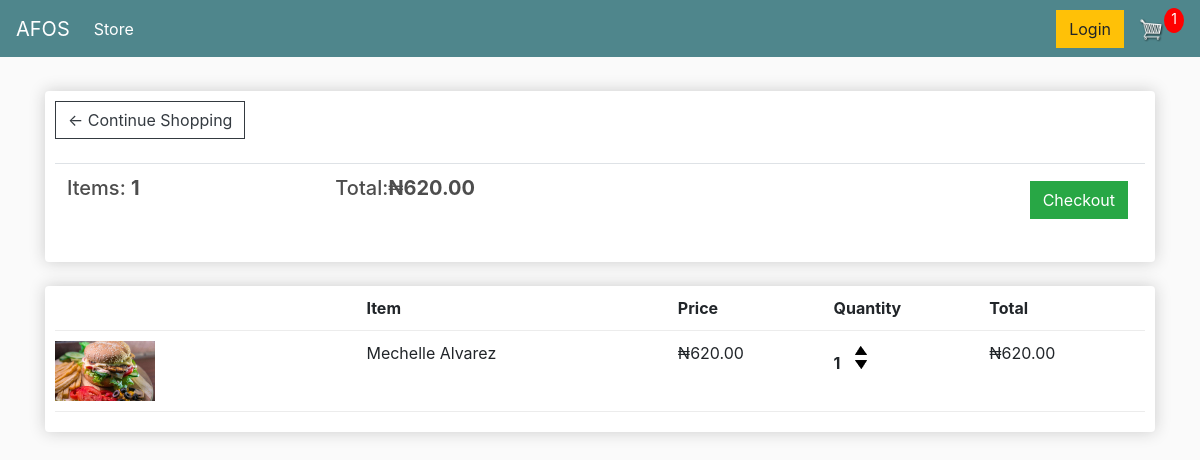
The page /cart/ (signed in) on the database as committed earlier.
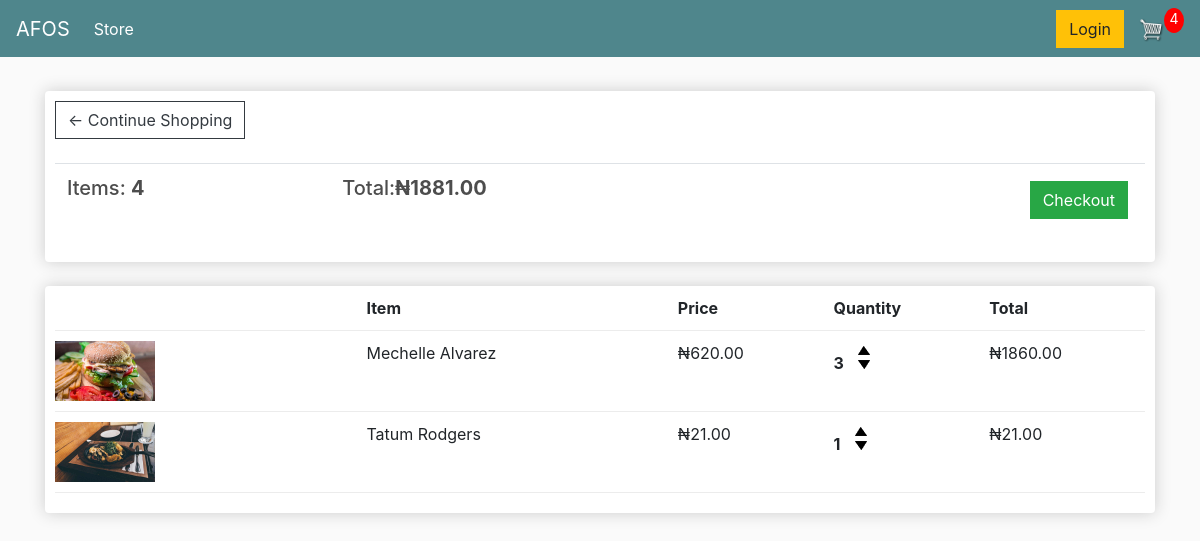
The same page on the database as committed later.
### customer/models.py (models this page shows, shortened)
class Order(models.Model):
    customer = models.ForeignKey(Customer, on_delete=models.SET_NULL, null=True, blank=True)
    date_ordered = models.DateTimeField(auto_now_add=True)
    complete = models.BooleanField(default=False)
    transaction_id = models.CharField(max_length=100, null=True)
    @property
    def get_cart_total(self):
        orderitems = self.orderitem_set.all()
        total = sum([item.get_total for item in orderitems])
        return total
    @property
    def get_cart_items(self):
        orderitems = self.orderitem_set.all()
        total = sum([item.quantity  for item in orderitems])
        return total

class OrderItem(models.Model):
    product = models.ForeignKey(Product, on_delete=models.SET_NULL, null=True)
    order = models.ForeignKey(Order, on_delete=models.SET_NULL, null=True)
    quantity = models.IntegerField(default=0, null=True, blank=True)
    date_added = models.DateTimeField(auto_now_add=True)
    @property
    def get_total(self):
        total = self.product.price * self.quantity
        return total

class Product(models.Model):
    name = models.CharField(max_length=200)
    price = models.DecimalField(max_digits=10, decimal_places=2)
    image = models.ImageField(null=True, blank=True)
    @property
    def imageURL(self):
        try:
            url = self.image.url
        except:
            url = ''
        return url

### customer/views.py (the view, shortened to what this page needs)
# urls.py: path('cart/', views.cart, name="cart"),
def cart(request):
    if request.user.is_authenticated:
        customer = request.user.customer
        order, created = Order.objects.get_or_create(customer=customer, complete=False)
        items = order.orderitem_set.all()
        cartItems = order.get_cart_items
    context = {'items':items, 'order':order, 'cartItems':cartItems}
    return render(request, 'customer/cart.html', context)

### customer/templates/customer/cart.html
{% extends 'customer/main.html' %} {% load static %} {% block content %}
<div class="row">
  <div class="col-lg-12">
    <div class="box-element">
      <a class="btn btn-outline-dark" href="{% url 'store' %}">&#x2190; Continue Shopping</a>
      <br>
      <br>
      <table class="table">
        <tr>
          <th>
            <h5>Items: <strong>{{order.get_cart_items}}</strong></h5>
          </th>
          <th>
            <h5>Total:<strong>₦{{order.get_cart_total|floatformat:2}}</strong></h5>
          </th>
          <th>
            <a style="float:right; margin:5px;" class="btn btn-success" href="{% url 'checkout' %}">Checkout</a>
          </th>
        </tr>
      </table>
    </div>
    <br>
    <div class="box-element">
      <div class="cart-row">
        <div style="flex:2"></div>
        <div style="flex:2"><strong>Item</strong></div>
        <div style="flex:1"><strong>Price</strong></div>
        <div style="flex:1"><strong>Quantity</strong></div>
        <div style="flex:1"><strong>Total</strong></div>
      </div>
      {% for item in items %}
      <div class="cart-row">
        <div style="flex:2"><img class="row-image" src="{{item.product.imageURL}}"></div>
        <div style="flex:2">
          <p>{{item.product.name}}</p>
        </div>
        <div style="flex:1">
          <p>₦{{item.product.price|floatformat:2}}</p>
        </div>
        <div style="flex:1">
          <p class="quantity">{{item.quantity}}</p>
          <div class="quantity">
            <img data-product="{{item.product.id}}" data-action="add" class="chg-quantity update-cart" src="{% static  'images/arrow-up.png' %}">
            <img data-product="{{item.product.id}}" data-action="remove" class="chg-quantity update-cart" src="{% static  'images/arrow-down.png' %}">
          </div>
        </div>
        <div style="flex:1">
          <p>₦{{item.get_total}}</p>
        </div>
      </div>
      {% endfor %}
    </div>
  </div>
</div>
{% endblock content %}

### customer/templates/customer/main.html (shortened to what this page needs)
<!DOCTYPE html> {% load static %}
<html lang="en">
<head>
  <link rel="stylesheet" href="https://stackpath.bootstrapcdn.com/bootstrap/4.4.1/css/bootstrap.min.css">
  <link rel="stylesheet" type="text/css" href="{% static 'css/main.css' %}">
</head>
<body>
  <nav class="navbar navbar-expand-lg navbar-dark bg-dark">
    <a class="navbar-brand" href="{% url 'store' %}">AFOS</a>
    <div class="collapse navbar-collapse" id="navbarSupportedContent">
      <ul class="navbar-nav mr-auto">
        <li class="nav-item active">
          <a class="nav-link" href="{% url 'store' %}">Store <span class="sr-only">(current)</span></a>
        </li>
      </ul>
      <div class="form-inline my-2 my-lg-0">
        <a href="#" class="btn btn-warning">Login</a>
        <a href="{% url 'cart' %}">
          <img id="cart-icon" src="{% static 'images/cart.png' %}">
        </a>
        <p id="cart-total">{{cartItems}}</p>
      </div>
    </div>
  </nav>
  <div class="container">
    <br> {% block content %} {% endblock content %}
  </div>
</body>
</html>

### static/css/main.css (style rules this page uses)
body { background-color: hsl(0, 0%, 98%); }
h1, h2, h3, h4, h5, h6 { color: hsl(0, 0%, 30%); }
.box-element { box-shadow: hsl(0, 0%, 80%) 0 0 16px; background-color: #fff; border-radius: 4px; padding: 10px; }
.bg-dark { background-color: #4f868c!important; }
#cart-icon { width: 25px; display: inline-block; margin-left: 15px; }
#cart-total { display: block; text-align: center; color: #fff; background-color: red; width: 20px; height: 25px; border-radius: 50%; font-size: 14px; }
.col-lg-4, .col-lg-6, .col-lg-8, .col-lg-12 { margin-top: 10px; }
.btn { border-radius: 0; }
.row-image { width: 100px; }
.cart-row { display: flex; align-items: flex-stretch; padding-bottom: 10px; margin-bottom: 10px; border-bottom: 1px solid #ececec; }
.quantity { display: inline-block; font-weight: 700; padding-right: 10px; }
.chg-quantity { width: 12px; cursor: pointer; display: block; margin-top: 5px; transition: .1s; }

Rows that differ between the two databases and show on the page:
changed through a linked row, Order: get_cart_items "1" → "4"; get_cart_total "620.00" → "1881.00"
changed OrderItem "Mechelle Alvarez": quantity "1" → "3"; get_total "620.00" → "1860.00"
added OrderItem: product.imageURL (picture), product.name "Tatum Rodgers", product.price "21.00", quantity "1", get_total "21.00"
Other text that changed with them:
{{ cartItems }}: "1" → "4"
